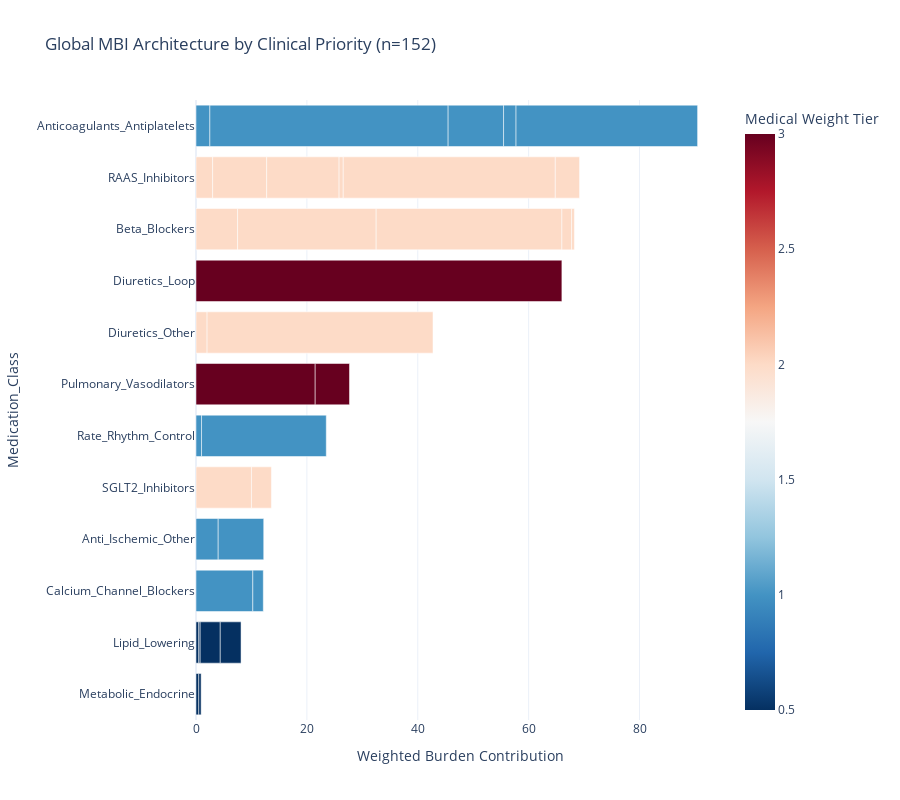

Notebook code for this chart:
### Code cell
# PHASE 4: Visualizing Clinical Complexity and Imputation Data
# ==========================================
print(f"PHASE 4: Visualizing clinical complexity and imputation Data\n{'='*40}")

viz = Visualizer(df, config)
stats.df = df

# Complexity Analysis
print("\nComplexity frequency and stratification\n" + '-'*40)
viz.complexity_frequency()
viz.complexity_markers()
print("Echo parameters heatmap interaction\n" + '-'*40)
viz.complexity_heatmap()

# Sensitivity analysis
print("Sensitivity analysis for the Stochastic Imputation\n" + '-'*40)
viz.sensitivity_grid()
sensitivity_table = stats.sensitivity_report()
display(sensitivity_table)

# ROC analysis
stats.roc(predictor_col='MBI')

# Validation of the MBI threshold
# 2.0 for a moderate cutoff
anatomical_threshold = 2.0 
df['Is_Complex_Anatomic'] = (df[config.lesions_anatomic].max(axis=1) >= anatomical_threshold).astype(int)

# Apply the MBI Cutoff (The Predictor)
mbi_cutoff = 4.0
df['MBI_Predicted_High'] = (df['MBI'] > mbi_cutoff).astype(int)
matrix = stats.validate_predictor(mbi_cutoff)
viz.validate_vis(matrix, 
                 'MBI Prediction (>4.0)', 'Anatomical Reality (Ground Truth)', 
                 'MBI Validation: High Precision, Low Recall (The Care Gap)'
)
mbi_decomposed = viz.predictor_decomposition()

### Figure 1 — Plotly figure (JSON) as saved in the notebook; plotly's stock layout.template omitted (floating-point values rounded to 4 significant figures)
{"data": [{"customdata": [["Furosemide", 100, 3], ["Sildenafil", 77.65, 3], ["Tadalafil", 22.35, 3], ["Atenolol", 10.99, 2], ["Bisoprolol", 36.63, 2], ["Carvedilol", 49.08, 2], ["Metoprolol", 2.564, 2], ["Propranolol", 0.7326, 2], ["Hydrochlorothiazide", 4.678, 2], ["Spironolactone", 95.32, 2], ["Captopril", 4.336, 2], ["Enalapril", 14.09, 2], ["Irbesartan", 18.88, 2], ["Lisinopril", 1.084, 2], ["Losartan", 55.29, 2], ["Valsartan", 6.324, 2], ["Dapaglifozin", 73.53, 2], ["Empaglifozin", 26.47, 2], ["Ranolazine", 32.76, 1], ["Trimetazidine", 67.24, 1], ["Apixaban", 2.763, 1], ["Aspirin", 47.5, 1], ["Clopidogrel", 11.05, 1], ["Rivaroxaban", 2.487, 1], ["Warfarin", 36.2, 1], ["Amlodipine", 84.44, 1], ["Nifedipine", 15.56, 1], ["Amiodarone", 4.255, 1], ["Digoxin", 95.74, 1], ["Ciprofibrate", 6.154, 0.5], ["Gemfibrozil", 3.077, 0.5], ["Rosuvastatin", 44.62, 0.5], ["Simvastatin", 46.15, 0.5], ["Levothyroxine", 54.04, 0.5], ["Metformin", 45.96, 0.5]], "hovertemplate": "Weighted Burden Contribution=%{x:.2f}<br>Specific_Drug=%{customdata[0]}<br>Percentage_of_Class=%{customdata[1]:.1f}<br>Medical Weight Tier=%{marker.color}<extra></extra>", "legendgroup": "", "marker": {"color": [3.0, 3.0, 3.0, 2.0, 2.0, 2.0, 2.0, 2.0, 2.0, 2.0, 2.0, 2.0, 2.0, 2.0, 2.0, 2.0, 2.0, 2.0, 1.0, 1.0, 1.0, 1.0, 1.0, 1.0, 1.0, 1.0, 1.0, 1.0, 1.0, 0.5, 0.5, 0.5, 0.5, 0.5, 0.5], "coloraxis": "coloraxis", "pattern": {"shape": ""}}, "name": "", "orientation": "h", "showlegend": false, "textposition": "auto", "type": "bar", "x": [66.0, 21.5, 6.188, 7.5, 25.0, 33.5, 1.75, 0.5, 2.0, 40.75, 3.0, 9.75, 13.06, 0.75, 38.25, 4.375, 10.0, 3.6, 4.002, 8.214, 2.5, 42.98, 10.0, 2.25, 32.75, 10.25, 1.889, 1.0, 22.5, 0.5, 0.25, 3.625, 3.75, 0.5, 0.4252], "xaxis": "x", "y": ["Diuretics_Loop", "Pulmonary_Vasodilators", "Pulmonary_Vasodilators", "Beta_Blockers", "Beta_Blockers", "Beta_Blockers", "Beta_Blockers", "Beta_Blockers", "Diuretics_Other", "Diuretics_Other", "RAAS_Inhibitors", "RAAS_Inhibitors", "RAAS_Inhibitors", "RAAS_Inhibitors", "RAAS_Inhibitors", "RAAS_Inhibitors", "SGLT2_Inhibitors", "SGLT2_Inhibitors", "Anti_Ischemic_Other", "Anti_Ischemic_Other", "Anticoagulants_Antiplatelets", "Anticoagulants_Antiplatelets", "Anticoagulants_Antiplatelets", "Anticoagulants_Antiplatelets", "Anticoagulants_Antiplatelets", "Calcium_Channel_Blockers", "Calcium_Channel_Blockers", "Rate_Rhythm_Control", "Rate_Rhythm_Control", "Lipid_Lowering", "Lipid_Lowering", "Lipid_Lowering", "Lipid_Lowering", "Metabolic_Endocrine", "Metabolic_Endocrine"], "yaxis": "y"}], "layout": {"barmode": "stack", "coloraxis": {"colorbar": {"title": {"text": "Medical Weight Tier"}}, "colorscale": [[0, "rgb(5,48,97)"], [0.1, "rgb(33,102,172)"], [0.2, "rgb(67,147,195)"], [0.3, "rgb(146,197,222)"], [0.4, "rgb(209,229,240)"], [0.5, "rgb(247,247,247)"], [0.6, "rgb(253,219,199)"], [0.7, "rgb(244,165,130)"], [0.8, "rgb(214,96,77)"], [0.9, "rgb(178,24,43)"], [1, "rgb(103,0,31)"]]}, "height": 800, "legend": {"tracegroupgap": 0}, "title": {"text": "Global MBI Architecture by Clinical Priority (n=152)"}, "xaxis": {"anchor": "y", "domain": [0, 1], "title": {"text": "Weighted Burden Contribution"}}, "yaxis": {"anchor": "x", "categoryorder": "total ascending", "domain": [0, 1], "title": {"text": "Medication_Class"}}}}
